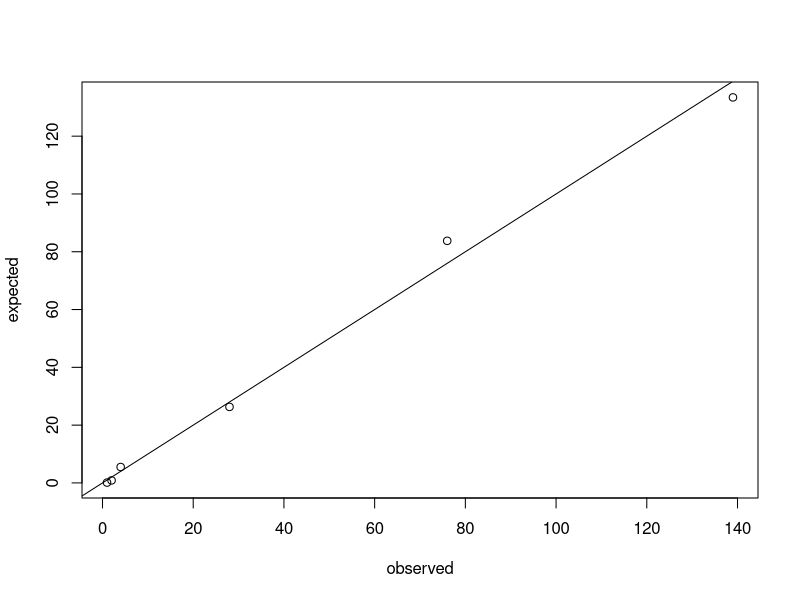

R code for this plot:

x = c(0:5) #class limits
f = c(139, 76, 28, 4, 2, 1) #frequency
n = length(x);
#maximum value of the range
N = sum(f) #total number of observations
s.mean = sum(f * x) / N #sample mean
p = s.mean;
#probability of success
p
Ef = N * dpois(x, p) #expected frequency
A = data.frame(x, f, Ef) #data frame
A;
plot(f, Ef, xlab = "observed", ylab = "expected", type = "p") #plot
abline(0, 1) #plotting the line y = x
x1 = x[1:3];
#class limits of the first 3 classes
x1
f1 = c(f[1:2], sum(f[3:5]));
#frequency of the first 3 classes
f1
ef1 = c(Ef[1:2], sum(Ef[3:5])) #expected frequency of the first 3 classes
oes = (f1 - ef1) ^ 2 #observed minus expected squared
oee = oes / ef1 #observed minus expected squared divided by expected
cch = sum(oee);
#chi square value
cch
tcn = qchisq(1 - 0.05, length(oee) - 1 - 1) #critical chi square value
tcn
if (tcn > cch) {
  #comparing the chi square values
  g = c("Hypothesis is correct")
  print(g)
}
if (cch > tcn) {
  g = c("Hypothesis is incorrect")
  print(g)
}
g

x = c(0:3) #class limits
f = c(f[1:3], sum(f[4:6])) #frequency of the first 3 classes
ef1 = c(ef1[1:3], sum(ef1[4:6])) #expected frequency of the first 3 classes